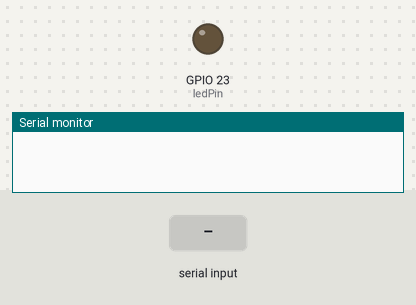
Recording of a program running on a simulated ESP32. Parts: output pins drawn as LEDs (lit = HIGH), the last lines printed to the serial monitor. The inputs (shaded band) are chosen by the test bench.

Above: at 1.2 s.
1.3 s: "90,45\n" received over Serial
At 1.45 s:
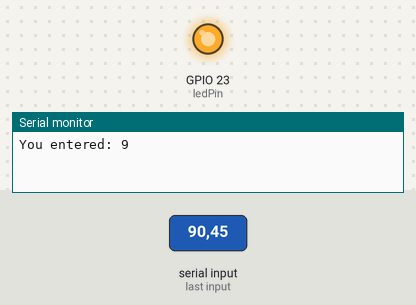
Timing chart, 0 to 9.6 s (numbered marks = the images above; inputs shaded):
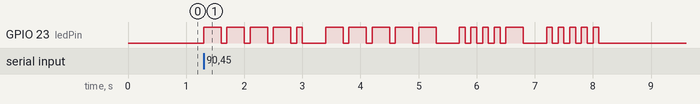

Measured:
- after the input at 1.3 s, GPIO 23 (ledPin): LOW → HIGH at once, → LOW 0.30 s later, → HIGH 0.10 s later, → LOW 0.30 s later, … (40 changes in this stretch)

The program:

main.cpp
```cpp
#include <Arduino.h>

const int ledPin = 23; // Default LED is connected to GPIO 23

const char *morseCode[] = {
    "-----",".----","t---","...--","....-",
    ".....","-....","--...","---..","----."
};

void morseCodeConverter(char c){
  if (c >= '0' && c <= '9')
  {
    int index = c - '0'; //Why it need to sub 0
    for (int i = 0; morseCode[index][i] != '\0'; i++){
      if (morseCode[index][i] == '.'){
        digitalWrite(ledPin, HIGH);
        delay(100);
        Serial.print(morseCode[index][i]);
      } else if (morseCode[index][i] == '-')
      {
        digitalWrite(ledPin, HIGH);
        delay(300);
        Serial.print(morseCode[index][i]);
      }
      digitalWrite(ledPin, LOW);
      delay(100);
    }
    delay(300);
  }
}

void setup(){
  Serial.begin(9600);
  pinMode(ledPin, OUTPUT);
}

void loop() {
  if (Serial.available() > 0) {
  // Read the incoming byte
  char incomingByte = Serial.read();
  Serial.print("You entered: ");
  Serial.println(incomingByte);
  morseCodeConverter(incomingByte);
  }
}
```
